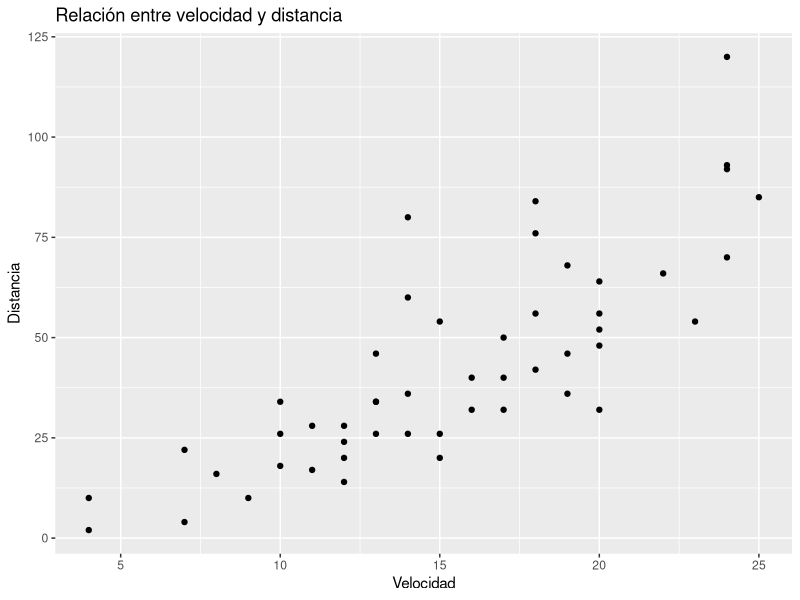
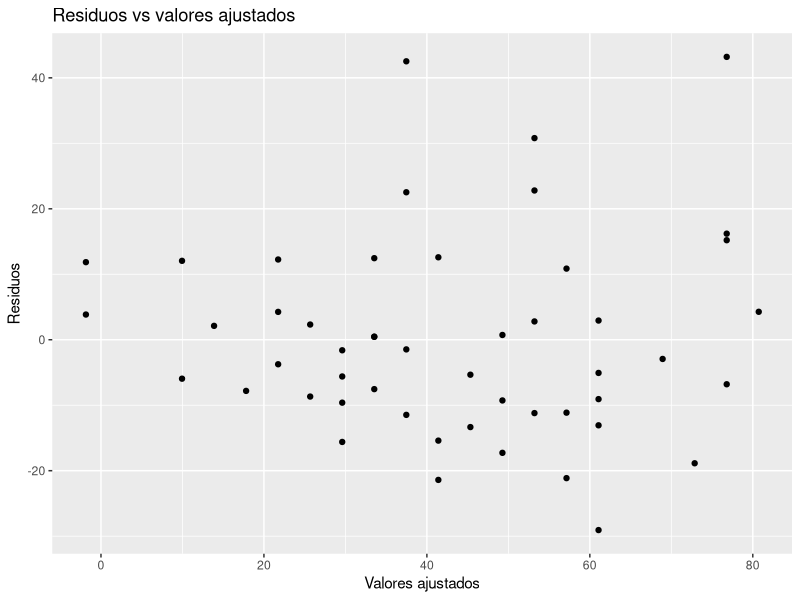

These charts were generated, in order, by the following R code: (Note: this script raises an error after producing the figures.)
# limpiar las variables
rm(list=ls())

library(car)
library(MASS)
library(ggplot2)


data('cars')
cars
summary(cars)
# hacer un gráfico de dispersión de las variables x= speed e y=dist
ggplot(cars, aes(x=speed, y=dist)) + geom_point() + labs(title='Relación entre velocidad y distancia', x='Velocidad', y='Distancia')
mod_cars <- lm(dist ~ speed, data=cars)
summary(mod_cars)
# Hacer un gráfico de dispersion donde x son los valores ajustados y en y los residuos
ggplot(cars, aes(x=fitted(mod_cars), y=resid(mod_cars))) + geom_point() + labs(title='Residuos vs valores ajustados', x='Valores ajustados', y='Residuos')

# testear normalidad de los residuos
shapiro.test(mod_cars$residuals)
# testear homocedasticidad
ncvTest(mod_cars)
#testear independencia
dwtest(mod_cars)

boxcox(mod_cars)
# Realizar la transformación de Box-Cox y obtener el mejor valor de lambda
bc <- boxcox(mod_cars, plotit = FALSE)
lambda_optimo <- bc$x[which.max(bc$y)]
lambda_optimo

mod_cars2 <- lm(dist**.5 ~ speed, data=cars)
summary(mod_cars2)
qqPlot(mod_cars2)
mod_cars3 <- lm(dist**.4306 ~ speed, data=cars)
summary(mod_cars3)
qqPlot(mod_cars3)
# Hacer un gráfico de dispersion donde x son los valores ajustados y en y los residuos
ggplot(cars, aes(x=fitted(mod_cars2), y=resid(mod_cars2))) + geom_point() + labs(title='Residuos vs valores ajustados', x='Valores ajustados', y='Residuos')
# testear normalidad de los residuos
shapiro.test(mod_cars2$residuals)
# testear homocedasticidad
ncvTest(mod_cars2)
#testear independencia
dwtest(mod_cars2)
